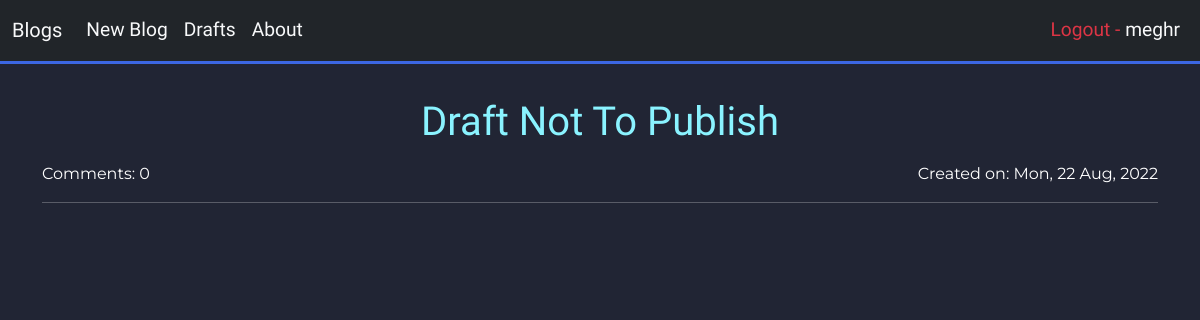
Page /drafts (signed in) on the committed database.
### blog/models.py (models this page shows, shortened)
class Post(models.Model):
    author = models.ForeignKey('auth.user', on_delete=models.CASCADE)
    title = models.CharField(max_length=1000)
    text = models.CharField(max_length=1000)
    create_date = models.DateTimeField(default = timezone.now)
    published_date = models.DateTimeField(blank=True, null=True)
    def approved_comments(self):
        return self.comments.filter(approved = True)

### blog/views.py (the view)
# urls.py: path('drafts', views.DraftListView.as_view(), name='post_draft_list'),
class DraftListView(LoginRequiredMixin, ListView):
    template_name = 'blog/post_draft_list.html'
    login_url = '/login/'
    model = Post
    def get_queryset(self):
        return Post.objects.filter(published_date__isnull=True).order_by('create_date')

### blog/templates/blog/post_draft_list.html (shortened to what this page needs)
{% extends "blog/base.html" %}
{% block content %}
    <div class="base">
        <div class="container mt-5 post-list">
            <div class="post">
                {% if post_list %}
                    {% for post in post_list %}
                        <div class="text-center mt-3">
                            <a href="{% url 'post_details' pk=post.pk %}"><p class="heading-font display-6">{{ post.title|title }}</p></a>
                        </div>
                        <div class="date" style="float: right;">
                            <p class="postitem">Created on: {{ post.create_date|date:"D, d M, Y" }}</p>
                        </div>
                        <div class="postitem">
                            <p>Comments: {{post.approved_comments.count}}</p>
                        </div>
                        <hr>
                    {% endfor %}
                {% else %}
                    <div class="postitem text-center" style="font-size: 3em;">
                        No drafts to show.
                    </div>
                {% endif %}
            </div>
        </div>
    </div>
{% endblock %}

### blog/templates/blog/base.html (shortened to what this page needs)
<!doctype html>
{% load static %}
<html lang="en">
  <head>
    <link href="https://cdn.jsdelivr.net/npm/bootstrap@5.0.2/dist/css/bootstrap.min.css" rel="stylesheet">
    <link rel="stylesheet" href="//cdn.jsdelivr.net/npm/medium-editor@latest/dist/css/medium-editor.min.css" type="text/css" media="screen" charset="utf-8">
    <link rel="stylesheet" href="{% static 'css/blog_style.css' %}">
  </head>
  <body>
    <nav class="navbar navbar-expand-lg navbar-light bg-dark fixed-top navbar-font">
        <div class="container-fluid">
          <a class="navbar-brand text-light" href="{% url 'post_list' %}"><span class="blogs-btn">Blogs</span></a>
          <div class="collapse navbar-collapse" id="navbarNav">
            <ul class="navbar-nav">
                {% if user.is_authenticated %}
                    <li class="nav-item">
                        <a class="nav-link active text-light" aria-current="page" href="{% url 'post_new' %}"><span class="nblog-btn">New Blog</span></a>
                    </li>
                    <li class="nav-item">
                        <a class="nav-link text-light" href="{% url 'post_draft_list' %}"><span class="draft-btn">Drafts</span></a>
                    </li>
                {% endif %}
                <li class="nav-item">
                  <a class="nav-link text-light" href="{% url 'about_page' %}"><span class="about-btn">About</span></a>
                </li>
            </ul>
            <ul class="navbar-nav ms-auto">
              {% if user.is_authenticated %}
                <li class="nav-item">
                  <a class="nav-link text-danger" href="{% url 'logout' %}"> Logout - <span class="text-light">{{user}}</span></a>
                </li>
              {% else %}
                <li class="nav-item">
                  <a class="nav-link text-primary" href="{% url 'login' %}">Login</a>
                </li>
              {% endif %}
            </ul>
          </div>
        </div>
      </nav>
                <div class="blog_posts">
                    {% block content %}
                    {% endblock %}
                </div>
  </body>
</html>

### blog/static/css/blog_style.css (style rules this page uses)
html { scroll-behavior: smooth; }
body { padding-top: 50px; }
a { color: #3c67e3; text-decoration: none; }
.date { float: left; }
.postitem { font-family: 'Montserrat', sans-serif; }
.base { color: white; background: #212534; animation: gradient 3s ease infinite; background-size: 400% 400%; overflow: auto; padding-bottom: 100px; height: calc(100vh - 50px); }
.heading-font { font-family: 'Aboreto', cursive; color: #8AF3FF; display: inline-block; }
.navbar-font { font-family: 'Source Sans Pro', sans-serif; font-size: 120%; border-bottom-style: solid; border-bottom-color: #3c67e3; border-bottom-width: 3px; }

### rows in the picture
Post: title "Draft Not To Publish", create_date "Mon, 22 Aug, 2022", approved_comments.count "0"

### other values in the picture
{{ user }} "meghr"
